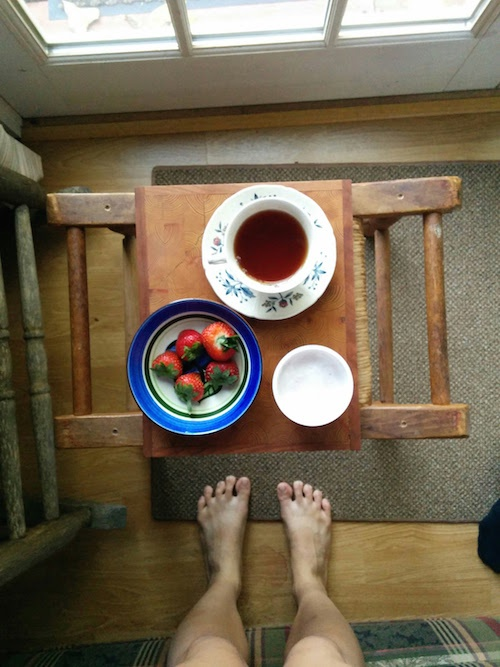
#> input picture day3-1/code/image/src_edge.jpg, 500 x 667 px
$ jupyter execute 02_edge.ipynb
#> lines starting #> are read from the running program, lines starting #| are printed output that depends on the picture; after the words box and inside, x2 and y2 are one past the last pixel; in counts of white or black regions, pixels touching at a corner belong together
[cell 1]
import cv2
from matplotlib import pyplot as plt

[cell 2]
# read an image
src = cv2.imread("../image/src_edge.jpg")
#> src is the input picture: shape (667, 500, 3); mean B, G, R 83.7, 104, 116.7

[cell 3]
# show src image
img = cv2.cvtColor(src, cv2.COLOR_BGR2RGB)
plt.imshow(img)

[cell 4]
# preprocess by blurring and grayscale
img = cv2.GaussianBlur(src, (7, 7), 0)
img = cv2.cvtColor(img, cv2.COLOR_BGR2GRAY)
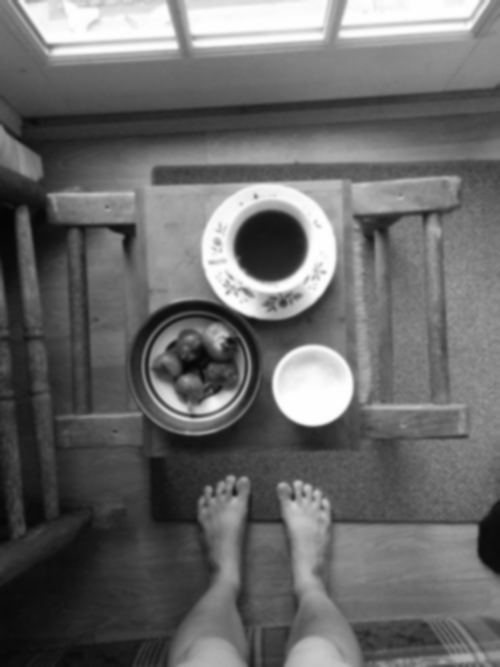
#> img: shape (667, 500); min 5, max 255, mean 105.5
plt.imshow(cv2.cvtColor(img, cv2.COLOR_GRAY2RGB))

[cell 5]
# find binary image with thresholding
_, img_thresh = cv2.threshold(img, 80, 255, cv2.THRESH_BINARY)
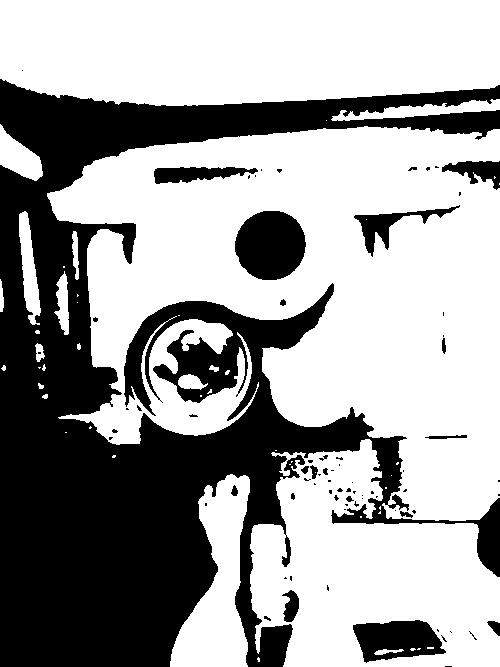
#> img_thresh: shape (667, 500); 62.6% white; 74 black regions (54 under 20 px), largest, box (x1, y1, x2, y2) and area: (0, 79, 500, 667) 113441, (235, 211, 306, 280) 3858, (353, 620, 446, 663) 2701
plt.imshow(cv2.cvtColor(img_thresh, cv2.COLOR_GRAY2RGB))

[cell 6]
# find binary image with edges
img_canny = cv2.Canny(img, threshold1=90, threshold2=110)
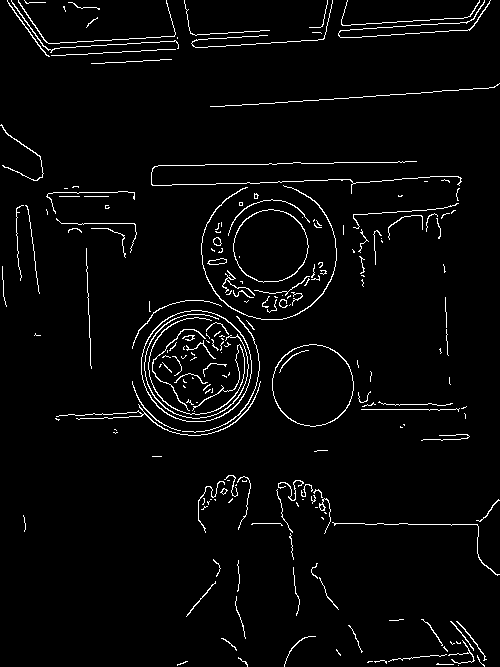
#> img_canny: shape (667, 500); 3.2% white in thin lines or dots
plt.imshow(cv2.cvtColor(img_canny, cv2.COLOR_GRAY2RGB))
